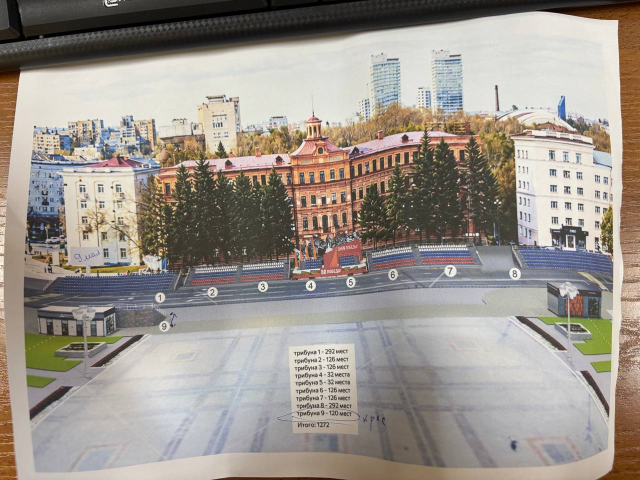
#> input picture renders-9may/ref/scheme_rot.png, 1280 x 960 px (shown at 1/2 size)
$ python prep_tex.py
#> lines starting #> are read from the running program, lines starting #| are printed output that depends on the picture
from PIL import Image, ImageDraw, ImageFont, ImageFilter
import numpy as np
S = Image.open('ref/scheme_rot.png').convert('RGB')
#> S is the input picture: PIL image 1280x960 RGB; mean R, G, B 155.4, 148.2, 140.4
def crop(box, name, size=None):
#> called with box = (318, 228, 1000, 505), name = 'facade_red', size = (1364, 554)
    im = S.crop(box)
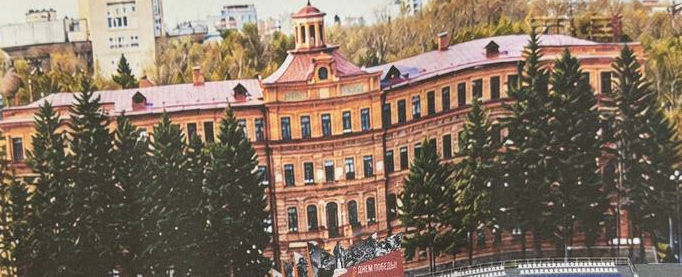
#> im: PIL image 682x277 RGB; mean R, G, B 130.1, 112.1, 95
    if size: im = im.resize(size, Image.LANCZOS)
#> im: PIL image 1364x554 RGB
    im.save(f'tex/{name}.png'); print(name, im.size)
#| facade_red (1364, 554)
crop((318, 228, 1000, 505), 'facade_red', (1364, 554))
crop((118, 300, 335, 520), 'facade_white_left', (434, 440))
#> call 2 of crop, with box = (118, 300, 335, 520), name = 'facade_white_left', size = (434, 440)
#> in crop (call 2), `if size: im = im.resize(size, Image.LANCZOS)`:
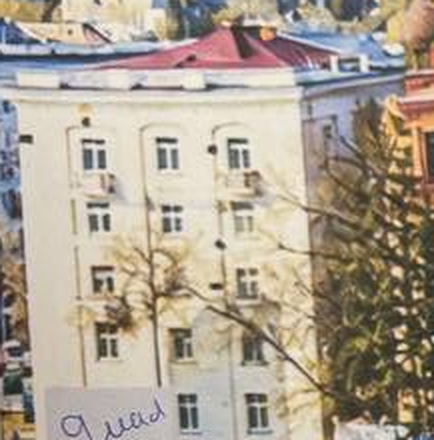
#> im: PIL image 434x440 RGB; mean R, G, B 172.7, 161, 145.6
#| facade_white_left (434, 440)
crop((1028, 255, 1225, 505), 'facade_white_right', (394, 500))
#> call 3 of crop, with box = (1028, 255, 1225, 505), name = 'facade_white_right', size = (394, 500)
#> in crop (call 3), `im = S.crop(box)`:
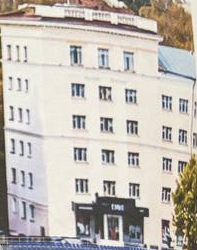
#> im: PIL image 197x250 RGB; mean R, G, B 193.3, 187.2, 180.1
#> in crop (call 3), `if size: im = im.resize(size, Image.LANCZOS)`:
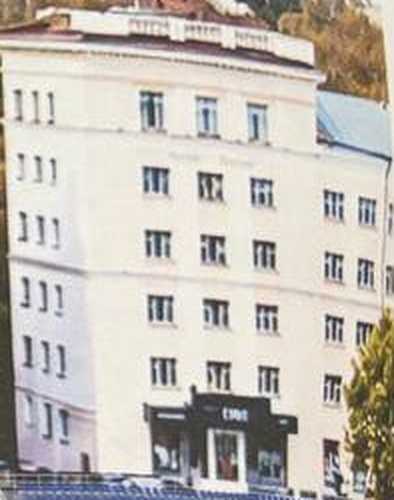
#> im: PIL image 394x500 RGB; mean R, G, B 193.3, 187.2, 180
#| facade_white_right (394, 500)
crop((1090, 560, 1205, 640), 'pavilion_ref')
#> call 4 of crop, with box = (1090, 560, 1205, 640), name = 'pavilion_ref'
#> in crop (call 4), `im = S.crop(box)`:
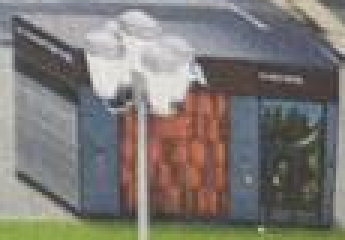
#> im: PIL image 115x80 RGB (shown 3 times larger); mean R, G, B 124.7, 120.6, 116.4
#| pavilion_ref (115, 80)
# Screen image "9 Мая"
W, H = 1920, 1080
img = Image.new('RGB', (W, H))
#> img: PIL image 1920x1080 RGB; every value is 0
a = np.zeros((H, W, 3), np.float32)
yy, xx = np.mgrid[0:H, 0:W]
r = np.hypot((xx - W*0.5)/W, (yy - H*0.45)/H)
base = np.array([150, 12, 18], np.float32); dark = np.array([45, 0, 5], np.float32)
t = np.clip(r*1.6, 0, 1)[..., None]
a = base*(1-t) + dark*t
img = Image.fromarray(a.astype(np.uint8))
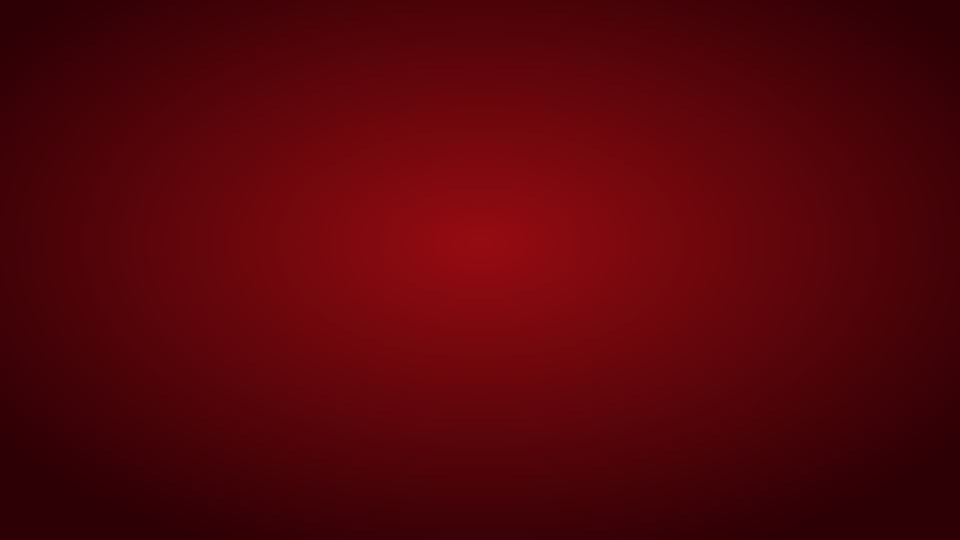
#> img: PIL image 1920x1080 RGB (shown at 1/2 size); mean R, G, B 85.1, 4.2, 9.5
d = ImageDraw.Draw(img)
# St. George ribbon band at bottom
by = int(H*0.80); bh = int(H*0.12)
stripes = [(0,0,0),(255,140,0),(0,0,0),(255,140,0),(0,0,0)]
sh = bh//5
for i,c in enumerate(stripes): d.rectangle([0, by+i*sh, W, by+(i+1)*sh], fill=c)
F = '/usr/share/fonts/truetype/dejavu/DejaVuSerif-Bold.ttf'
f1 = ImageFont.truetype(F, 380); f2 = ImageFont.truetype('/usr/share/fonts/truetype/dejavu/DejaVuSans-Bold.ttf', 96)
def ctext(y, s, f, fill, shadow=True):
#> called with y = 170, s = '9 Мая', fill = (255, 205, 90), shadow = True
    w = d.textlength(s, font=f); x = (W - w)/2
#> after `w = d.textlength(s, font=f)`: w = 1344.3
#> after `x = (W - w) / 2`: x = 287.9
    if shadow: d.text((x+8, y+8), s, font=f, fill=(20,0,0))
    d.text((x, y), s, font=f, fill=fill)
ctext(170, '9 Мая', f1, (255, 205, 90))
ctext(620, 'С ДНЁМ ПОБЕДЫ!', f2, (255, 240, 220))
# star
import math
cx, cy, R = 250, 200, 110
pts = [(cx + (R if k%2==0 else R*0.4)*math.sin(k*math.pi/5), cy - (R if k%2==0 else R*0.4)*math.cos(k*math.pi/5)) for k in range(10)]
d.polygon(pts, fill=(255, 205, 90)); pts2=[(x+W-500, y) for x,y in pts]; d.polygon(pts2, fill=(255,205,90))
#> after `pts2 = [(x + W - 500, y) for x, y in pts]`: pts2 = [(1670, 90), (1695.9, 164.4), (1774.6, 166), (1711.8, 213.6), (1734.7, 289), (1670, 244), (1605.3, 289), (1628.2, 213.6), (1565.4, 166), (1644.1, 164.4)]
img.save('tex/screen_9maya.png')
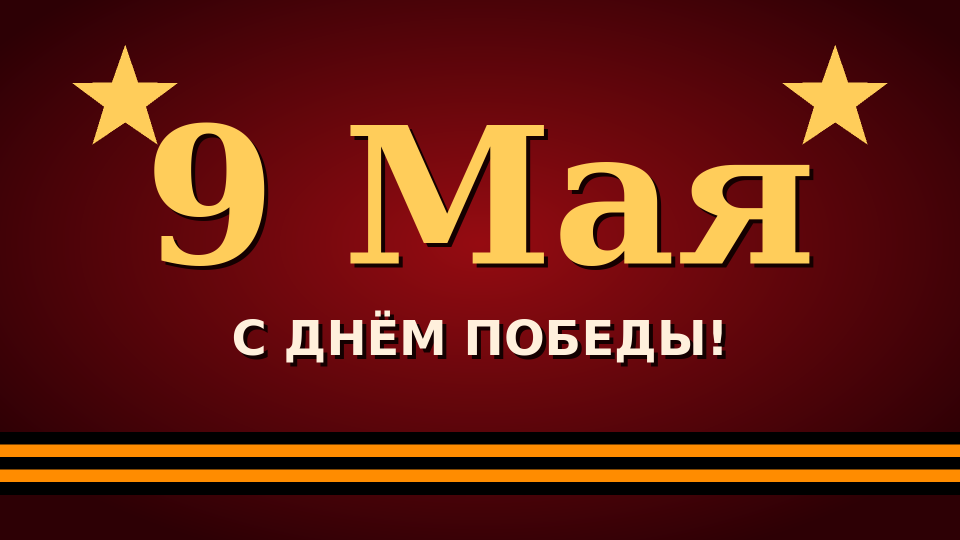
#> saved as screen_9maya.png: PIL image 1920x1080 RGB (shown at 1/2 size); mean R, G, B 101.9, 30.6, 18.3

$ run again, with renders-9may/ref/drawing_rot.png copied over renders-9may/ref/scheme_rot.png
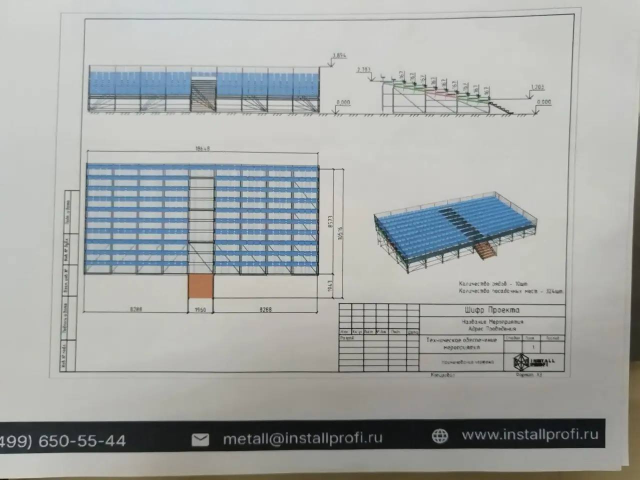
#> input picture renders-9may/ref/drawing_rot.png, 1280 x 960 px (shown at 1/2 size)
#> S is the input picture: PIL image 1280x960 RGB; mean R, G, B 165.1, 168.1, 166.1
#| facade_red (1364, 554)
#| facade_white_left (434, 440)
#> in crop (call 3), `im = S.crop(box)`:
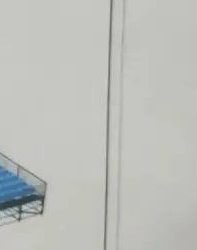
#> im: PIL image 197x250 RGB; mean R, G, B 189.7, 191.6, 187.1
#| facade_white_right (394, 500)
#> in crop (call 4), `im = S.crop(box)`:
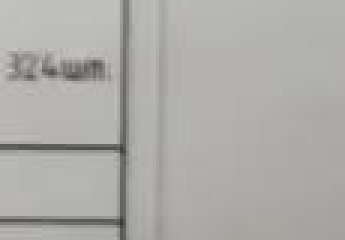
#> im: PIL image 115x80 RGB (shown 3 times larger); mean R, G, B 172.8, 172.7, 168.3
#| pavilion_ref (115, 80)
#> w = 1344.3
#> x = 287.9
#> pts2 = [(1670, 90), (1695.9, 164.4), (1774.6, 166), (1711.8, 213.6), (1734.7, 289), (1670, 244), (1605.3, 289), (1628.2, 213.6), (1565.4, 166), (1644.1, 164.4)]

$ run again, with renders-9may/ref/drawing.jpg saved as renders-9may/ref/scheme_rot.png
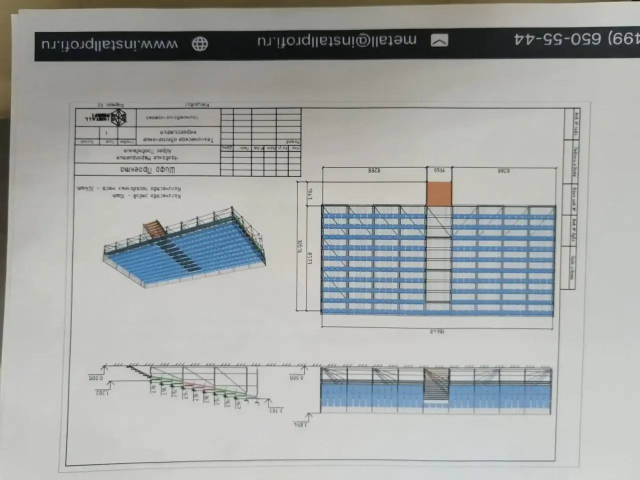
#> input picture renders-9may/ref/drawing.jpg, 1280 x 960 px (shown at 1/2 size)
#> S is the input picture: PIL image 1280x960 RGB; mean R, G, B 165.1, 168.1, 166.1
#| facade_red (1364, 554)
#| facade_white_left (434, 440)
#> in crop (call 3), `im = S.crop(box)`:
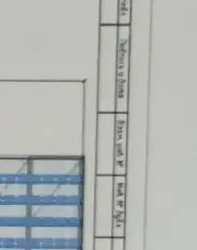
#> im: PIL image 197x250 RGB; mean R, G, B 176.4, 180.5, 178.5
#| facade_white_right (394, 500)
#> in crop (call 4), `im = S.crop(box)`:
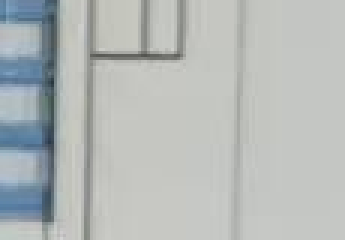
#> im: PIL image 115x80 RGB (shown 3 times larger); mean R, G, B 181, 185.6, 184.4
#| pavilion_ref (115, 80)
#> w = 1344.3
#> x = 287.9
#> pts2 = [(1670, 90), (1695.9, 164.4), (1774.6, 166), (1711.8, 213.6), (1734.7, 289), (1670, 244), (1605.3, 289), (1628.2, 213.6), (1565.4, 166), (1644.1, 164.4)]

$ run again, with renders-9may/ref/photo_street.jpg saved as renders-9may/ref/scheme_rot.png
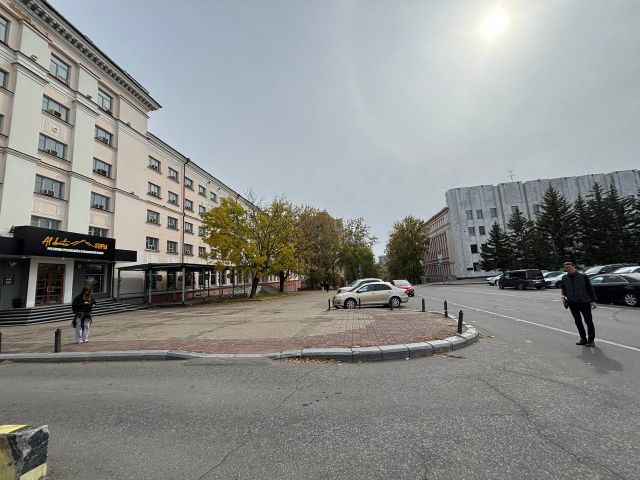
#> input picture renders-9may/ref/photo_street.jpg, 1280 x 960 px (shown at 1/2 size)
#> S is the input picture: PIL image 1280x960 RGB; mean R, G, B 138.4, 140.2, 137.8
#| facade_red (1364, 554)
#| facade_white_left (434, 440)
#| facade_white_right (394, 500)
#> in crop (call 4), `im = S.crop(box)`:
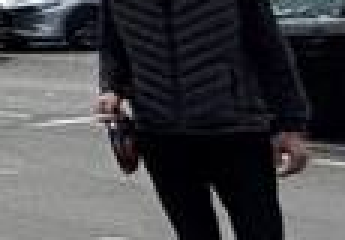
#> im: PIL image 115x80 RGB (shown 3 times larger); mean R, G, B 67, 67, 70.3
#| pavilion_ref (115, 80)
#> w = 1344.3
#> x = 287.9
#> pts2 = [(1670, 90), (1695.9, 164.4), (1774.6, 166), (1711.8, 213.6), (1734.7, 289), (1670, 244), (1605.3, 289), (1628.2, 213.6), (1565.4, 166), (1644.1, 164.4)]
